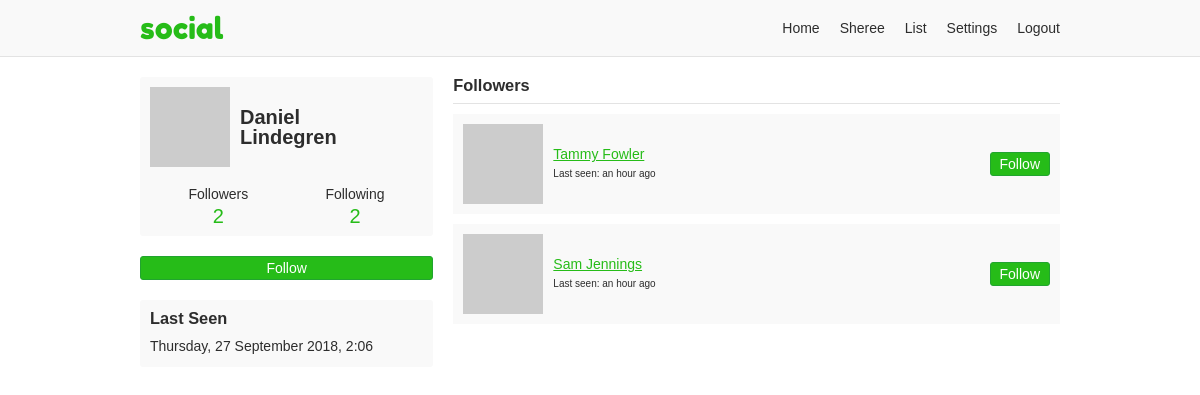
The app's page /onosendi/followers (signed in), older data.
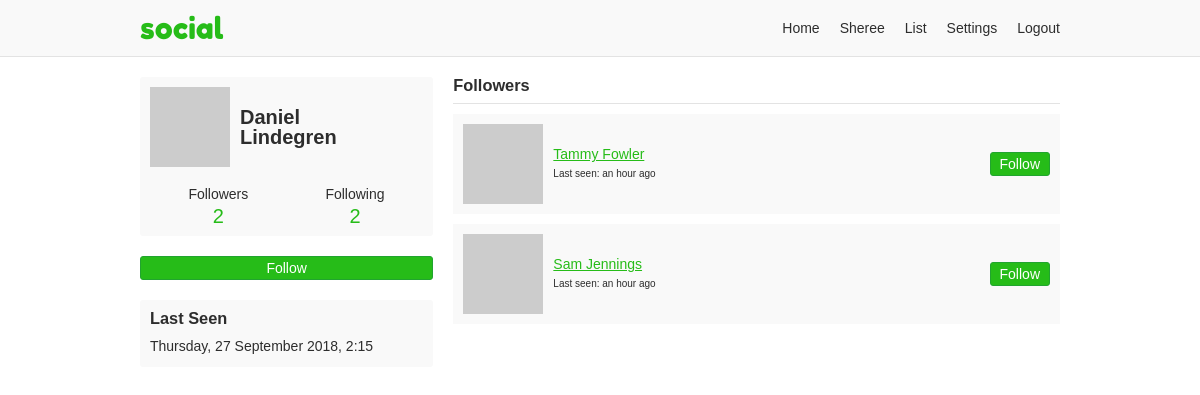
The same page, newer data.
### app/users/models/user.py (models this page shows, shortened)
class User(UserMixin, db.Model, BaseModel):
    username = db.Column(db.String(35), nullable=False, unique=True)
    email = db.Column(db.String(255), nullable=False, unique=True)
    password = db.Column(db.String(128), nullable=False)
    first_name = db.Column(db.String(35), nullable=False)
    last_name = db.Column(db.String(35), nullable=False)
    about_me = db.Column(db.Text)
    last_seen = db.Column(db.DateTime, default=datetime.utcnow)
    posts_per_page = db.Column(db.Integer, default=10, nullable=False)
    full_name = column_property(first_name + " " + last_name)
    followed = db.relationship(
        'User',
        secondary=followers,
        primaryjoin='followers.c.follower_id == User.id',
        secondaryjoin='followers.c.followed_id == User.id',
        backref=db.backref('followers', lazy='dynamic'),
        lazy='dynamic')
    post_author = db.relationship(
        'Post',
        foreign_keys='Post.author_id',
        backref='author', lazy='dynamic')
    post_recipient = db.relationship(
        'Post',
        foreign_keys='Post.recipient_id',
        backref='recipient', lazy='dynamic')
    def is_following(self, user):
        return self.followed.filter(
            followers.c.followed_id == user.id).count() > 0
    @property
    def get_followers(self):
        return self.followers.filter_by(active=True)
    @property
    def get_followed(self):
        return self.followed.filter_by(active=True)
    def avatar(self, size):
        digest = md5(self.email.lower().encode('utf-8')).hexdigest()
        return 'https://www.gravatar.com/avatar/{}?d=monsterid&s={}'.format(
            digest, size)

### app/users/views.py (the view)
@users.route('/<username>/followers', methods=['GET', 'POST'])
@login_required
def followers(username):
    user = User.query.filter_by(username=username, active=True).first_or_404()
    page = request.args.get('page', 1, type=int)
    followers = user.get_followers.paginate(
        page, current_user.posts_per_page, False)
    return render_template('users/followers.html', user=user,
                           followers=followers)

### app/models.py (called while the page is built)
    def commit(self):
        try:
            db.session.add(self)
            db.session.commit()
            return self
        except Exception as E:
            db.session.rollback()
            raise E

### app/users/models/user.py (called while the page is built)
@login.user_loader
def load_user(id):
    return User.query.get(int(id))

### app/users/views.py (called while the page is built)
@users.before_request
def before_request():
    if current_user.is_authenticated:
        if not current_user.active:
            return redirect(url_for('static_views.logout'))
        current_user.last_seen = datetime.utcnow()
        current_user.commit()

### app/templates/users/followers.html (shortened to what this page needs)
{% extends "/base.html" %}
{% block content %}
<div class="grid-container">
  {% include "/users/_profile-info.html" %}
  <div class="profile-content">
    <h3 class="page-sub-title">Followers</h3>
    {% if followers.pages > 1 %}
     {% from "/_macros.html" import render_pagination %}
    {% endif %}
    {% if followers.items %}
    <ul class="follow-list">
      {% for follower in followers.items %}
      {% include "/users/_follow-item.html" %}
      {% endfor %}
    </ul>
    {% endif %}
    {% if followers.pages > 1 %}
     {% from "/_macros.html" import render_pagination %}
    {% endif %}
  </div>
</div>
{% endblock %}

### app/templates/users/_profile-info.html (shortened to what this page needs)
<div class="profile-aside">
  <div class="profile-info-container">
    <a class="profile-info" href="{{ url_for('users.profile', username=user.username) }}">
      <img src="{{ user.avatar(60) }}">
      <h2>{{ user.first_name }}<br>{{ user.last_name }}</h1>
    </a>
    <div class="user-numbers user-numbers-profile">
      <a href="{{ url_for('users.followers', username=user.username) }}">
        Followers <span>{{ user.get_followers.count() }}</span>
      </a>
      <a href="{{ url_for('users.following', username=user.username) }}">
        Following <span>{{ user.get_followed.count() }}</span>
      </a>
    </div>
  </div>
  {% if current_user != user %}
    {% if current_user.is_following(user) %}
    <a class="profile-follow button" href="{{ url_for('users.user_action', username=user.username, action='unfollow') }}">
      Unfollow
    </a>
    {% else %}
    <a class="profile-follow button" href="{{ url_for('users.user_action', username=user.username, action='follow') }}">
      Follow
    </a>
    {% endif %}
  {% endif %}
  {% if user.last_seen and not current_user == user %}
  <div class="last-seen-container">
    <h3>Last Seen</h3>
    <p>{{ moment(user.last_seen).format('dddd, D MMMM YYYY, H:mm') }}</p>
  </div>
  {% endif %}
</div>

### app/templates/users/_follow-item.html
<li>
  <img src="{{ follower.avatar(40) }}">
  <div class="follow-info">
    <a href="{{ url_for('users.profile', username=follower.username) }}">
      {{ follower.full_name }}
    </a>
    <p class="last-seen">
      Last seen: {{ moment(user.last_seen).fromNow() }}
    </p>
  </div>
  {% if current_user != follower %}
    {% if current_user.is_following(follower) %}
    <a class="button" href="{{ url_for('users.user_action', username=follower.username, action='unfollow') }}">
      Unfollow
    </a>
    {% else %}
    <a class="button" href="{{ url_for('users.user_action', username=follower.username, action='follow') }}">
      Follow
    </a>
    {% endif %}
  {% endif %}
</li>

Row changes from the older to the newer data that the page shows:
changed User "Daniel": last_seen "Thursday, 27 September 2018, 2:06" → "Thursday, 27 September 2018, 2:15"
